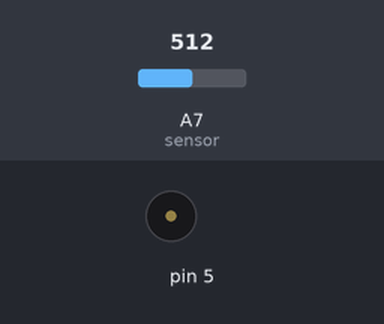
This sketch was run on a simulated Arduino Nano, built with avr-gcc and run on an emulated ATmega328P. Shown: buzzer (waves = sounding). The inputs (shaded band) are chosen by the test bench; at power-on: A7 (sensor) = 512. What the sketch prints to the serial monitor is not drawn.

Above: at 1.2 s.
1.3 s: A7 (sensor) set to 160
At 2.4 s:
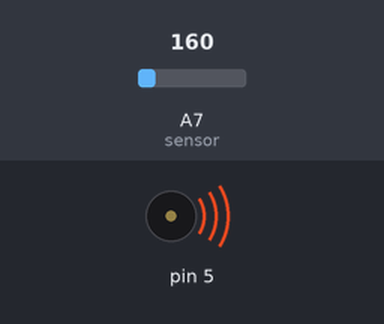
At 3.2 s:
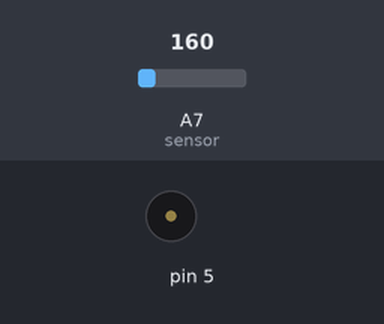
4.3 s: A7 (sensor) set to 306
Timing chart, 0 to 13.3 s (numbered marks = the images above; inputs shaded):
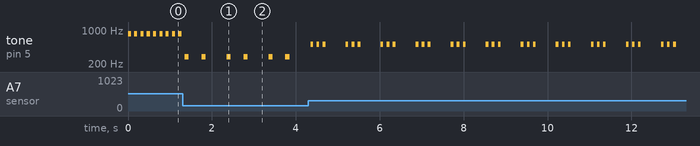

Measured:
- by itself, tone on pin 5: repeats every 0.84 s: 2 × (silent 0.08 s, 514 Hz 0.07 s), silent 0.48 s, 514 Hz 0.07 s

The sketch:

Mexico_COciclo.ino
```cpp
int CO = 0;
int BESTIA = 0;

void setup() {

Serial.begin(9600);
}

void loop() {

CO = (analogRead(A7)); //leer el valor del sensor
Serial.print("CO : ");
//Serial.println(CO);

BESTIA = map(CO,80, 400, 150,666); // sustituir los valores en un nuevo intervalo para escuchar
//Serial.print("CO2 : ");
//Serial.println(CO2); //nuevo, 'CO2' es une chistosa
//Serial.println();

////////////////////////////////////////////////////////////////////////
//                     Para la version Android                        //
////////////////////////////////////////////////////////////////////////
/*
tone(5,BESTIA,400); // sortida (PWM 5 en este caso), variable, duración del pulse
//delay(100);
*/
////////////////////////////////////////////////////////////////////////
//                     Para la version con piezo                      //
////////////////////////////////////////////////////////////////////////
 if (BESTIA < 170)
  {
    tone(5,BESTIA,400); // sortida (PWM), variable, duración del 'pulse'
    delay(50);
    noTone(5);
    delay(1000);
    }
   else if (BESTIA >= 170 && BESTIA < 366)
    {
      for (int i=0;i<2;i++)
        {
        tone(5,BESTIA,400);
        delay(100);
        noTone(5);
        delay(300);
        }
        delay(200);
    }
    else if (BESTIA >= 366 && BESTIA < 666 )
    {
    for (int i=0;i<3;i++)
        {
        tone(5,BESTIA,400);
        delay(65);
        noTone(5);
        delay(80);
              }
              delay(400);
        }
  else
    {
   tone(5,BESTIA,400);
   delay(75);
  noTone(5);
   delay(75);
}


}
```
